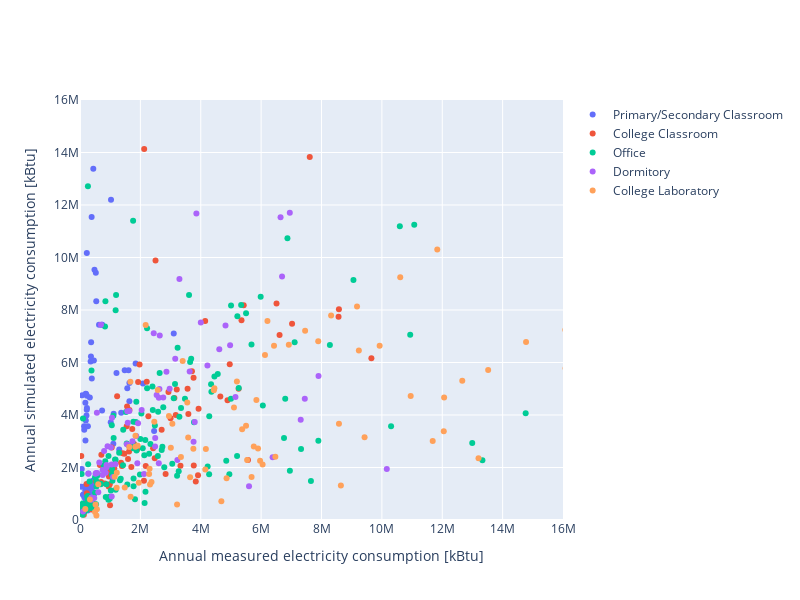

Notebook source saved alongside this figure:
### Code cell
entries = df_summary.primaryspaceusage.unique()
fig = go.Figure()

for entry in entries:
    df_filtered = df_summary[df_summary['primaryspaceusage'] == entry]
    
    fig.add_trace(go.Scatter(
        x=df_filtered.elec_kbtu_measured, 
        y=df_filtered.elec_kbtu_simulated,
        mode='markers',
        name=entry,
    ))
    

fig.update_layout(
    width = 800,
    height = 600,
    xaxis = dict(
        range = [0, 16000000],
        title_text = 'Annual measured electricity consumption [kBtu]',
        nticks=10,
    ),
    yaxis = dict(
        range = [0, 16000000],
        title_text = 'Annual simulated electricity consumption [kBtu]',
        nticks=10,
    ),
)

fig.show()
